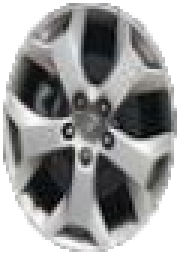
#> input picture 轮毂/传统orb/006A.png, 60 x 85 px (shown 3 times larger)
$ python '正方形旋转分割orb.py'   (older library calls are emulated)
#> lines starting #> are read from the running program, lines starting #| are printed output that depends on the picture
import matplotlib

matplotlib.use('TkAgg')
import matplotlib.pyplot as plt

plt.rcParams['font.sans-serif'] = ['SimHei']
plt.rcParams['axes.unicode_minus'] = False
import numpy as np
from PIL import Image
from skimage.metrics import structural_similarity as ssim
import cv2


def convert_to_square(image, size=90):
    gray_image = image.convert('L')
    img_array = np.array(gray_image)
    rows, cols = np.nonzero(img_array)
    if len(rows) == 0 or len(cols) == 0:
        return Image.new("RGB", (size, size), (0, 0, 0))
    min_row, max_row = np.min(rows), np.max(rows)
    min_col, max_col = np.min(cols), np.max(cols)
    major_axis = max(max_row - min_row, max_col - min_col)
    minor_axis = min(max_row - min_row, max_col - min_col)
    scale_ratio = major_axis / minor_axis if minor_axis!= 0 else 1
    if max_row - min_row > max_col - min_col:
        new_width = int(image.width * scale_ratio)
        resized_image = image.resize((new_width, image.height), resample=Image.BICUBIC)
    else:
        new_height = int(image.height * scale_ratio)
        resized_image = image.resize((image.width, new_height), resample=Image.BICUBIC)
    gray_resized = resized_image.convert('L')
    resized_array = np.array(gray_resized)
    rows, cols = np.nonzero(resized_array)
    min_row, max_row = np.min(rows), np.max(rows)
    min_col, max_col = np.min(cols), np.max(cols)
    left = min_col
    top = min_row
    right = max_col
    bottom = max_row
    cropped_image = resized_image.crop((left, top, right, bottom))
    final_image = cropped_image.resize((size, size), resample=Image.BICUBIC)
    center = (size // 2, size // 2)
    radius = size // 2
    final_array = np.array(final_image)
    for y in range(size):
        for x in range(size):
            if (x - center[0]) ** 2 + (y - center[1]) ** 2 > radius ** 2:
                final_array[y, x] = [0, 0, 0]
    final_image = Image.fromarray(final_array)
    return final_image


def rotate_image_opencv(image, angle):
    img_array = np.array(image)
    height, width = img_array.shape[:2]
    center = (width // 2, height // 2)
    rotation_matrix = cv2.getRotationMatrix2D(center, angle, 1.0)
    rotated_img_array = cv2.warpAffine(img_array, rotation_matrix, (width, height), borderMode=cv2.BORDER_REPLICATE)
    size = min(width, height)
    center = (width // 2, height // 2)
    radius = size // 2
    for y in range(height):
        for x in range(width):
            if (x - center[0]) ** 2 + (y - center[1]) ** 2 > radius ** 2:
                rotated_img_array[y, x] = [0, 0, 0]
    rotated_image = Image.fromarray(rotated_img_array)
    return rotated_image


def calculate_ssim(image1, image2):
    img1_array = np.array(image1.convert('L'))
    img2_array = np.array(image2.convert('L'))
    return ssim(img1_array, img2_array)


def find_best_rotation_angle(image_path1, image_path2):
    image1 = Image.open(image_path1).convert('RGB')
    image2 = Image.open(image_path2).convert('RGB')
    square_image1 = convert_to_square(image1)
    square_image2 = convert_to_square(image2)
    max_similarity = -1
    best_angle = 0
    best_rotated_image2 = None
    for angle in np.arange(0, 100, 1):
        rotated_image2 = rotate_image_opencv(square_image2, angle)
        similarity = calculate_ssim(square_image1, rotated_image2)
        if similarity > max_similarity:
            max_similarity = similarity
            best_angle = angle
            best_rotated_image2 = rotated_image2
    print(f"图片 {image_path1} 和 {image_path2} 的最佳旋转角度为: {best_angle} 度")
    return square_image1, square_image2, best_rotated_image2, best_angle


def sharpen_image(image):
    laplacian = cv2.Laplacian(image, cv2.CV_64F)
    laplacian = np.uint8(np.absolute(laplacian))
    sharpened = float(1.5) * image - float(0.5) * laplacian
    sharpened = np.maximum(sharpened, np.zeros(sharpened.shape))
    sharpened = np.minimum(sharpened, 255 * np.ones(sharpened.shape))
    sharpened = sharpened.round().astype(np.uint8)

    return sharpened


def enhanced_preprocess(image):
    # 直方图均衡化增强对比度
    img = np.array(image.convert('L'))
    equalized = cv2.equalizeHist(img)
    # 再次锐化
    sharpened = sharpen_image(equalized)
    return sharpened


def extract_orb_features(image):
    orb = cv2.ORB_create(nfeatures=1500,  # 增加期望检测的最大关键点数量
                         scaleFactor=1.1,  # 更精细的尺度因子
                         nlevels=10,  # 增加图像金字塔层数
                         edgeThreshold=15,  # 降低边缘阈值
                         firstLevel=0,
                         WTA_K=3,  # 改变生成描述符的点数
                         scoreType=cv2.ORB_HARRIS_SCORE,
                         patchSize=25,  # 减小patchSize
                         fastThreshold=10)  # 进一步降低FAST角点检测阈值 5
    img = enhanced_preprocess(image)
    kp, des = orb.detectAndCompute(img, None)
    return kp, des


def orb_similarity(image1, image2):
    kp1, des1 = extract_orb_features(image1)
    kp2, des2 = extract_orb_features(image2)
    bf = cv2.BFMatcher(cv2.NORM_HAMMING, crossCheck=True)
    matches = bf.match(des1, des2)
    similarity = len(matches)
    return similarity


image_pairs = [
    ('006A.png', '006A.png'),
    ('006A.png', '006A1.png'),
    ('004A.png', '004A1.png'),
    ('007A.png', '007A1.png'),
    ('005A.png', '005B.png'),
    ('006A.png', '004A1.png'),
    ('004A.png', '005A.png'),
    ('005A.png', '006A.png')
]

for pair in image_pairs:
    image_path1, image_path2 = pair
    square_image1, square_image2, best_rotated_image2, best_angle = find_best_rotation_angle(image_path1, image_path2)
#> in convert_to_square, `rows, cols = np.nonzero(img_array)`: rows = 3935 values from 1 to 83; cols = 3935 values, max 58 at index 1595, min 1 at index 1424, mean 29.27
#> in convert_to_square, `min_row, max_row = np.min(rows), np.max(rows)`: min_row = 1; max_row = 83
#> in convert_to_square, `min_col, max_col = np.min(cols), np.max(cols)`: min_col = 1; max_col = 58
#> in convert_to_square, `major_axis = max(max_row - min_row, max_col - min_col)`: major_axis = 82
#> in convert_to_square, `minor_axis = min(max_row - min_row, max_col - min_col)`: minor_axis = 57
#> in convert_to_square, `scale_ratio = major_axis / minor_axis if minor_axis!= 0 else 1`: scale_ratio = 1.44
#> in convert_to_square, `new_width = int(image.width * scale_ratio)`: new_width = 86
#> in convert_to_square, `resized_image = image.resize((new_width, image.height), resample=Image..`:
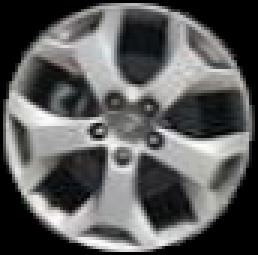
#> resized_image: PIL image 86x85 RGB (shown 3 times larger); mean R, G, B 91.1, 91.3, 91
#> in convert_to_square, `rows, cols = np.nonzero(resized_array)`: rows = 5751 values from 1 to 83; cols = 5751 values, max 84 at index 2336, min 1 at index 2087, mean 42.19
#> in convert_to_square, `min_col, max_col = np.min(cols), np.max(cols)`: max_col = 84
#> in convert_to_square, `left = min_col`: left = 1
#> in convert_to_square, `right = max_col`: right = 84
#> in convert_to_square, `bottom = max_row`: bottom = 83
#> after the loop in convert_to_square, `for y in range(size):`:
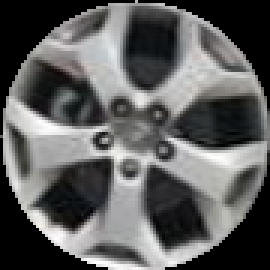
#> final_array: shape (90, 90, 3) (shown 3 times larger); mean R, G, B 93.3, 93.5, 93.2
#> the loop in find_best_rotation_angle, `for angle in np.arange(0, 100, 1):` made 100 passes
#> (similarity, max_similarity) on pass 1: (1, 1)
#> similarity on passes 2 to 7: 0.956, 0.87, 0.777, 0.691, 0.618, 0.556
#> after the loop in find_best_rotation_angle, `for angle in np.arange(0, 100, 1):`: best_angle = 0; max_similarity = 1
#| 图片 006A.png 和 006A.png 的最佳旋转角度为: 0 度
#> best_angle = 0

    kp1, des1 = extract_orb_features(square_image1)
#> in sharpen_image, `laplacian = np.uint8(np.absolute(laplacian))`:
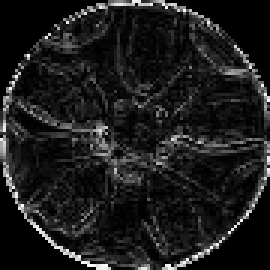
#> laplacian: shape (90, 90) (shown 3 times larger); min 0, max 255, mean 28.3
#> in sharpen_image, `sharpened = np.minimum(sharpened, 255 * np.ones(sharpened.shape))`:
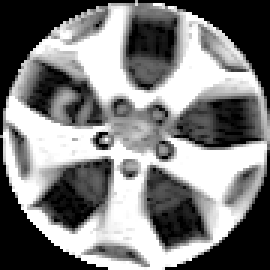
#> sharpened: shape (90, 90) float64 (shown 3 times larger); min 0, max 255, mean 126.5
#> in extract_orb_features, `kp, des = orb.detectAndCompute(img, None)`: kp = 521 keypoints; strongest (x, y, size): (32, 47, 25), (34, 48, 25), (35, 46, 25), (32, 46, 27.5)
#> kp1 has the same summary as kp in extract_orb_features
    kp2_rotated, des2_rotated = extract_orb_features(best_rotated_image2)
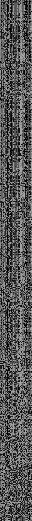
#> des2_rotated: shape (521, 32); min 0, max 170, mean 86.3
#> kp2_rotated has the same summary as kp in extract_orb_features

    similarity = orb_similarity(square_image1, best_rotated_image2)
#> in orb_similarity, `kp1, des1 = extract_orb_features(image1)`: kp1 has the same summary as kp in extract_orb_features
#> in orb_similarity, `kp2, des2 = extract_orb_features(image2)`: kp2 has the same summary as kp in extract_orb_features
#> in orb_similarity, `matches = bf.match(des1, des2)`: matches = 521 matches
#> in orb_similarity, `similarity = len(matches)`: similarity = 521
#> similarity = 521
    max_possible_matches = min(len(kp1), len(kp2_rotated))
#> max_possible_matches = 521
    similarity_percentage = (similarity / max_possible_matches) * 100 if max_possible_matches > 0 else 0
#> similarity_percentage = 100
    print(f"参照图像 {image_path1} 和旋转后图像的相似度: {similarity_percentage:.2f}%")
#| 参照图像 006A.png 和旋转后图像的相似度: 100.00%

    bf = cv2.BFMatcher(cv2.NORM_HAMMING, crossCheck=True)
    matches = bf.match(des1, des2_rotated)
#> matches = 521 matches
    matches = sorted(matches, key=lambda x: x.distance)

    print(f"参照图像 {image_path1} 的关键点个数: {len(kp1)}")
#| 参照图像 006A.png 的关键点个数: 521
    print(f"旋转后图像 {image_path2} 的关键点个数: {len(kp2_rotated)}")
#| 旋转后图像 006A.png 的关键点个数: 521

    img1_with_kp = cv2.drawKeypoints(np.array(square_image1), kp1, None, color=(0, 255, 0), flags=cv2.DRAW_MATCHES_FLAGS_DRAW_RICH_KEYPOINTS)
    img2_with_kp = cv2.drawKeypoints(np.array(best_rotated_image2), kp2_rotated, None, color=(0, 255, 0), flags=cv2.DRAW_MATCHES_FLAGS_DRAW_RICH_KEYPOINTS)

    for match in matches:
        img1_idx = match.queryIdx
        img2_idx = match.trainIdx
        (x1, y1) = kp1[img1_idx].pt
        (x2, y2) = kp2_rotated[img2_idx].pt
        cv2.line(img1_with_kp, (int(x1), int(y1)), (int(x2), int(y2)), (255, 0, 0), 1)
#> this loop made 521 passes
#> (x1, y1, x2, y2) on passes 1 to 3: (17, 16, 17, 16), (48, 16, 48, 16), (67, 16, 67, 16)
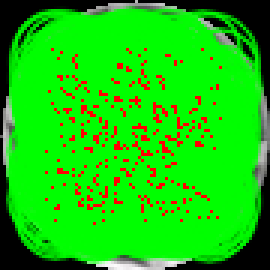
#> img1_with_kp: shape (90, 90, 3) (shown 3 times larger); mean R, G, B 20, 199.3, 7.4

    combined_image = np.hstack((img1_with_kp, img2_with_kp))
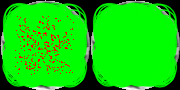
#> combined_image: shape (90, 180, 3); mean R, G, B 13.7, 205.6, 7.4
#> pass 2 of the loop `for pair in image_pairs:`:
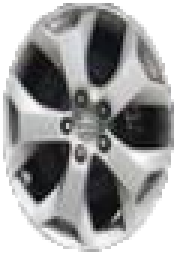
#> input picture 轮毂/传统orb/006A1.png, 59 x 85 px (shown 3 times larger)
#> gray_image: PIL image 59x85 L
#| 图片 006A.png 和 006A1.png 的最佳旋转角度为: 9 度
#> des2_rotated: shape (564, 32)
#| 参照图像 006A.png 和旋转后图像的相似度: 39.54%
#| 参照图像 006A.png 的关键点个数: 521
#| 旋转后图像 006A1.png 的关键点个数: 564
#> after the loop `for match in matches:`:
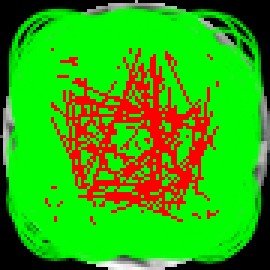
#> img1_with_kp: shape (90, 90, 3) (shown 3 times larger); mean R, G, B 46.9, 172.4, 7.4
#> `combined_image = np.hstack((img1_with_kp, img2_with_kp))`:
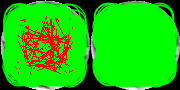
#> combined_image: shape (90, 180, 3); mean R, G, B 26.8, 192.7, 7.1
#> (the run stopped early here; a loop or call above may not have finished)
